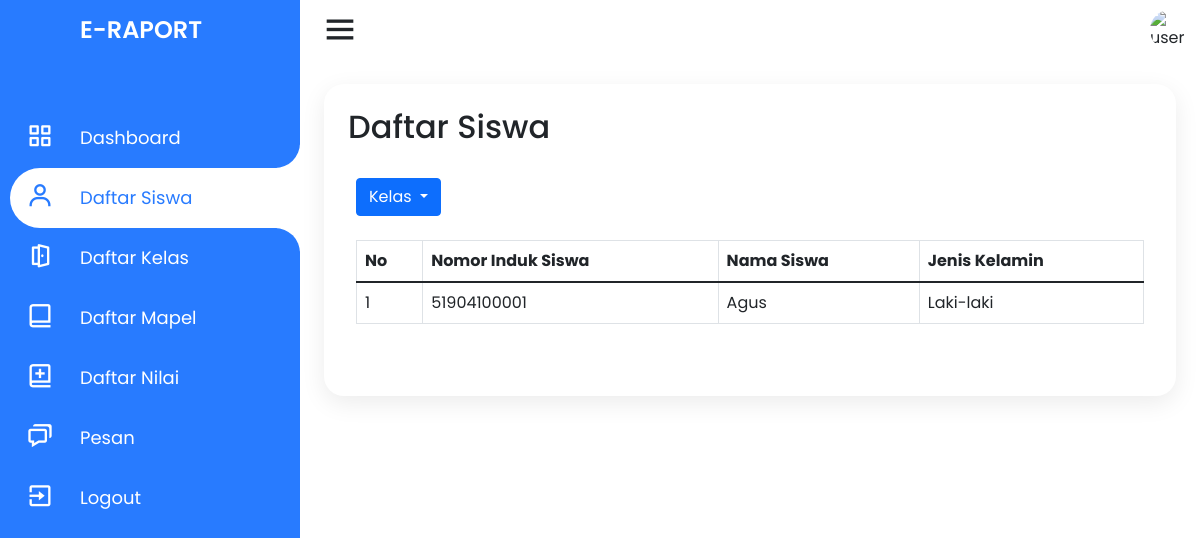
The app's page /guru/daftar-siswa.php (signed in), older data.
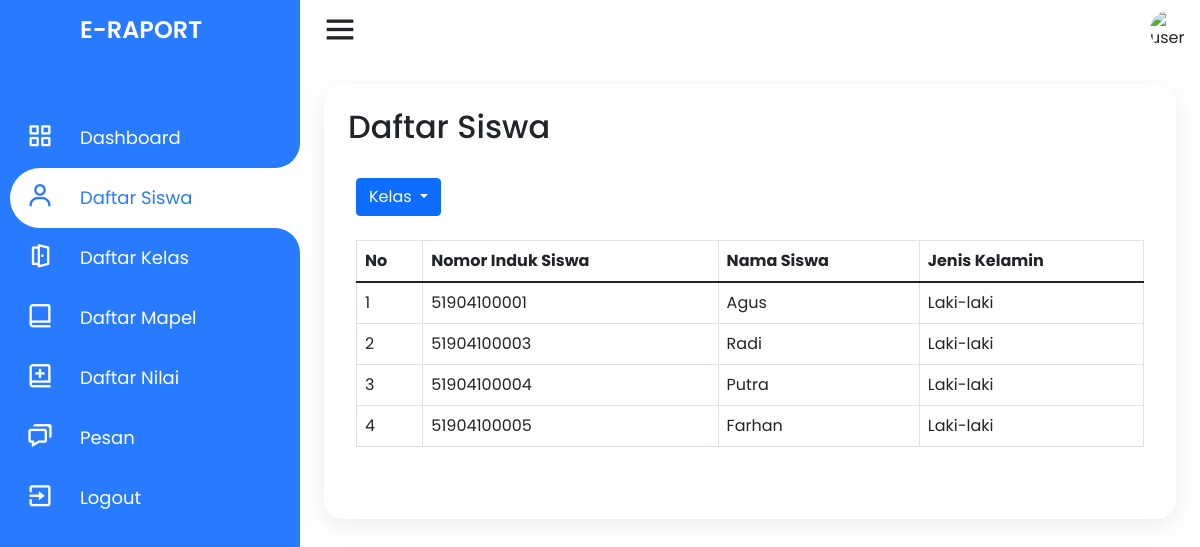
The same page, newer data.
### tables this page shows
CREATE TABLE `siswa` (
  `nis` varchar(11) NOT NULL,
  `nama_siswa` varchar(50) NOT NULL,
  `jenis_kelamin` enum('Laki-laki','Perempuan') NOT NULL,
  `alamat` text NOT NULL,
  `email` varchar(50) NOT NULL,
  `no_telp` varchar(14) NOT NULL,
  `agama` enum('Islam','Kristen','Katolik','Hindu','Buddha','Konghuchu') NOT NULL,
  `id_kelas` int(11) NOT NULL,
  `tanggal_lahir` date NOT NULL,
  `password` varchar(255) NOT NULL,
  PRIMARY KEY (`nis`),
  KEY `siswa_ibfk_1` (`id_kelas`),
  CONSTRAINT `siswa_ibfk_1` FOREIGN KEY (`id_kelas`) REFERENCES `kelas` (`id_kelas`) ON DELETE CASCADE ON UPDATE CASCADE
);

### model/siswa.php (called while the page is built, shortened)
<?php
require_once dirname(__FILE__) .'/../connection.php';
class Siswa {
    public function get_daftar_siswa_by_kelas($id_kelas, $limit, $offset)
    {
        global $conn;
        $query = "SELECT * FROM siswa WHERE id_kelas = $id_kelas LIMIT $limit OFFSET $offset";
        $result = $conn->query($query);
        if ($result) {
            return $result;
        } else {
            return false;
        }
    }
}
?>

### guru/daftar-siswa.php (the view, shortened to what the changed rows need)
<?php
require_once dirname(__FILE__) . '/../model/kelas.php';
require_once dirname(__FILE__) . '/../model/siswa.php';
if (!isset($_GET['p'])) {
    $page_no = 1;
} else {
    $page_no = $_GET['p'];
}
if (!isset($_GET['kls'])) {
    $kelas_id = 1;
} else {
    $kelas_id = $_GET['kls'];
}
$records_per_page = 30;
$offset = ($page_no - 1) * $records_per_page;
$siswa = new Siswa();
?>
<!DOCTYPE html>
<html lang="en" dir="ltr">
<head>
    <link rel="stylesheet" href="style.css">
    <link href='https://unpkg.com/boxicons@2.0.7/css/boxicons.min.css' rel='stylesheet'>
    <link href="https://cdn.jsdelivr.net/npm/bootstrap@5.1.3/dist/css/bootstrap.min.css" rel="stylesheet">
    <link rel="stylesheet" href="../assets/css/style.css">
</head>
<body>
    <div class="container">
        <div class="navigation">
            <ul>
                <li>
                    <a href="#">
                        <h1 class="title">E-Raport</h1>
                    </a>
                </li>
            </ul>
        </div>
    </div>
    <div class="main">
        <div class="konten">
            <h2 class="konten_title">
                Daftar Siswa
            </h2>
            <div class="konten_isi">
                <div class="konten_table table-responsive">
                    <table class="table table-bordered">
                        <thead>
                            <tr>
                                <th>No</th>
                                <th>Nomor Induk Siswa</th>
                                <th>Nama Siswa</th>
                                <th>Jenis Kelamin</th>
                            </tr>
                        </thead>
                        <tbody>
                            <?php
                            $result_siswa = $siswa->get_daftar_siswa_by_kelas($kelas_id, $records_per_page, $offset);
                            $no = 1;
                            if ($result_siswa && $result_siswa->num_rows > 0) {
                                while ($row = $result_siswa->fetch_assoc()) {
                            ?>
                                    <tr>
                                        <td><?php echo $no ?></td>
                                        <td><?php echo $row['nis'] ?></td>
                                        <td><?php echo $row['nama_siswa'] ?></td>
                                        <td><?php echo $row['jenis_kelamin'] ?></td>
                                    </tr>
                            <?php
                                    $no++;
                                }
                            }
                            ?>
                        </tbody>
                    </table>
                </div>
            </div>
        </div>
</body>
</html>

Row changes from the older to the newer data that the page shows:
added siswa: nis "51904100003", nama_siswa "Radi", jenis_kelamin "Laki-laki"
added siswa: nis "51904100004", nama_siswa "Putra", jenis_kelamin "Laki-laki"
added siswa: nis "51904100005", nama_siswa "Farhan", jenis_kelamin "Laki-laki"
